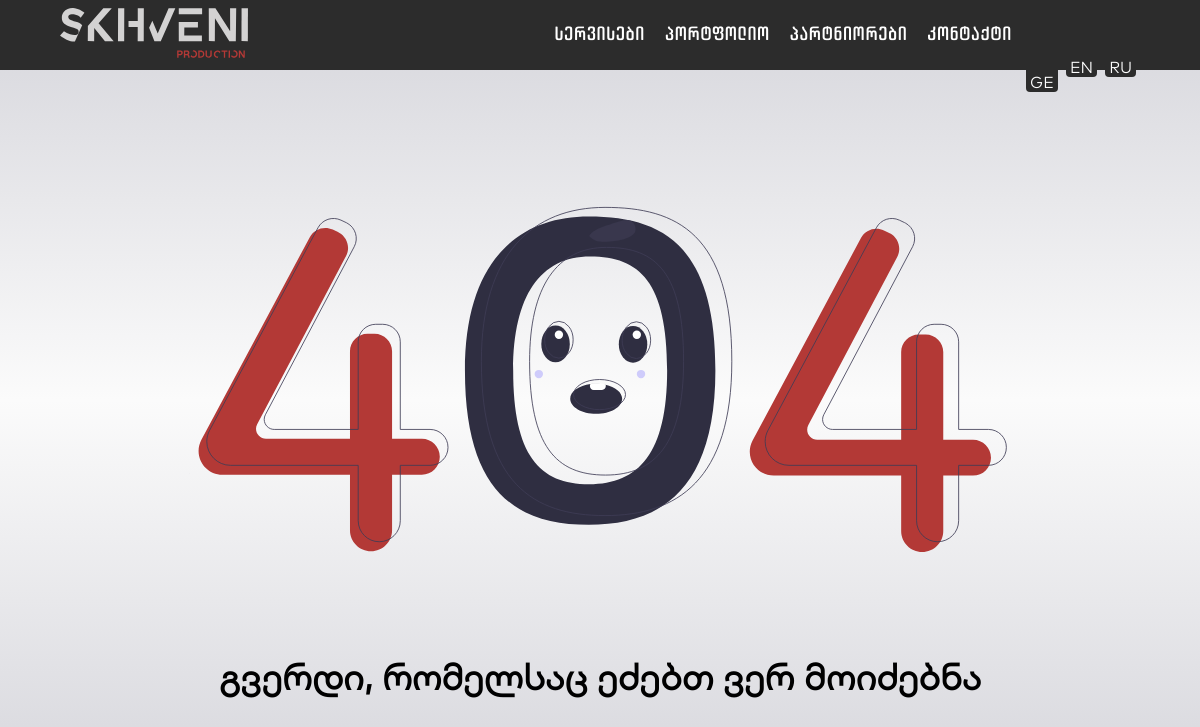
Page /index.php/home/notfound on the committed database.
### tables this page shows
CREATE TABLE IF NOT EXISTS `siteparams` (
  `id` int(11) NOT NULL AUTO_INCREMENT,
  `title` varchar(250) NOT NULL,
  `text_ge` varchar(250) DEFAULT NULL,
  `text_en` varchar(250) DEFAULT NULL,
  `text_ru` varchar(250) DEFAULT NULL,
  PRIMARY KEY (`id`)
);

### application/controllers/Home.php (called while the page is built, shortened)
<?php
class Home extends CI_Controller {
	public function notfound()
	{
		$this->load->helper(array('cookie'));
		$this->load->model('siteparam');
		if (get_cookie('lang') && (get_cookie('lang') == 'georgian' || get_cookie('lang') == 'russian' || get_cookie('lang') == 'english')){
			$this->session->set_userdata('lang', get_cookie('lang'));
			$this->lang->load('home', $this->session->userdata('lang'));
		}else if($this->session->userdata('lang')){
			$this->lang->load('home', $this->session->userdata('lang'));
		}else{
			$this->session->set_userdata('lang', 'georgian');
			$this->lang->load('home', 'georgian');
		}
		$data['lang'] = substr($this->session->userdata('lang'),0,2);
		$data['siteTexts'] = $this->siteparam->getArraySitetexts();
		$this->load->view('404', $data);
	}
}

### index.php (called while the page is built, shortened)
<?php
require_once BASEPATH.'core/CodeIgniter.php';

### application/language/georgian/home_lang.php (called while the page is built)
<?php
$lang['ADDRESS'] = 'მისამართი';
$lang['PHONE'] = 'ტელეფონი';
$lang['CONTACT_US'] = 'დაგვიკავშირდით';
$lang['NAME'] = 'სახელი, გვარი';
$lang['EMAIL'] = 'Email';
$lang['MESSAGE'] = 'შეტყობინება';
$lang['SEND_MESSAGE'] = 'შეტყობინების გაგზავნა';
$lang['VISIT_WEBSITE'] = 'საიტზე გადასვლა';
$lang['NOT_FOUND'] = 'გვერდი, რომელსაც ეძებთ ვერ მოიძებნა';

### application/models/Siteparam.php (called while the page is built, shortened)
<?php
class siteparam extends CI_Model
{
	public function getArraySitetexts(){
      return $this->db->select('*')->from('siteparams')->get()->result_array();
	}
}

### application/views/404.php (the view, shortened to what this page needs)
<!DOCTYPE html>
<html lang="en">
   <head>
      <link rel="stylesheet" href="<?= base_url('assets/css/aos.css');?>">
      <link rel="stylesheet" href="<?= base_url('assets/css/slick.css');?>">
      <link rel="stylesheet" href="<?= base_url('assets/css/venobox.min.css');?>">
      <link rel="stylesheet" href="<?= base_url('assets/css/boxicons.min.css');?>">
      <link rel="stylesheet" href="<?= base_url('assets/css/icofont.min.css');?>">
      <link rel="stylesheet" href="<?= base_url('assets/css/progres-bar.css');?>">
      <link rel="stylesheet" href="<?= base_url('assets/css/style.css');?>" >
      <link rel="stylesheet" href="<?= base_url('assets/css/mediaqueries.css');?>" >
   </head>
   <body class="<?php echo $lang=='ru'?'ru-font-reg':' geo-en-font-reg'; ?> ">
      <header class="header">
         <nav class="navigation">
            <div class="nav-logo"> <a href="<?= base_url('/');?>"> <img src="<?= base_url('assets/images/logo.svg');?>" alt="sxveni logo" height="50px" /> </a></div>
            <ul class="nav-menu <?php echo $lang=='ru'?'':'geo-en-font-cap';?>">
               <li><a href="#services"><?php echo $siteTexts[0]['text_'.$lang];?></a></li>
               <li><a href="#portfolio"><?php echo $siteTexts[1]['text_'.$lang];?></a></li>
               <li><a href="#partners"><?php echo $siteTexts[2]['text_'.$lang];?></a></li>
               <li><a href="#contact"><?php echo $siteTexts[3]['text_'.$lang];?></a></li>
            </ul>
            <ul class="lang-bar">
               <a href="<?= base_url('home/ge');?>"><li class="<?php echo $lang=='ge'?' active':'';?>">GE</li></a>
               <a href="<?= base_url('home/en');?>"><li class="<?php echo $lang=='en'?' active':'';?>">EN</li></a>
               <a href="<?= base_url('home/ru');?>"><li class="<?php echo $lang=='ru'?' active':'';?>">RU</li></a>
            </ul>
         </nav>
      </header>
      <div id="page-head" style="display:flex; flex-direction:column;align-items:center; justify-content:center; height:100vh; width:100vw">
         <img src="<?= base_url('assets/images/404.svg');?>" style="width:90%; max-width:900px">
         <h2><?php echo $this->lang->line('NOT_FOUND');?></h2>
      </div>
   </body>
</html>

### assets/css/progres-bar.css (style rules this page uses)
*, *:after, *:before { box-sizing : border-box; -webkit-box-sizing : border-box; -moz-box-sizing : border-box; -webkit-font-smoothing : antialiased; -moz-font-smoothing : antialiased; -o-font-smoothing : antialiased; font-smoothing : antialiased; text-rendering : optimizeLegibility; }

### assets/css/style.css (style rules this page uses)
html, body, div, span, applet, object, iframe, p, blockquote, pre, a, abbr, acronym, address, big, cite, code, del, dfn, em, img, ins, kbd, q, s, samp, small, strike, strong, sub, sup, tt, var, b, u, i, center, dl, dt, dd, ol, ul, li, fieldset, form, label, legend, table, caption, tbody, tfoot, thead, tr, th, td, article, aside, canvas, details, embed, figure, figcaption, footer, header, hgroup, menu, nav, output, ruby, section, summary, time, mark, audio, video { margin: 0; padding: 0; border: 0; font-size: 100%; font: inherit; vertical-align: baseline; }
article, aside, details, figcaption, figure, footer, header, hgroup, menu, nav, section { display: block; }
* { -webkit-box-sizing: border-box; box-sizing: border-box; }
body { margin: 0; padding: 0; color: #000000; background: #ffffff; }
.geo-en-font-reg { font-family: MarkGEO-Regular; }
.geo-en-font-cap { font-family: archyedt-bold; letter-spacing:1.1px; }
a { text-decoration: none; }
.header { position: fixed; z-index: 5; width: 100%; height: 70px; }
nav.navigation { position: relative; height: 50px; background-color: #2c2c2c; z-index: 5; display: flex; height: 100%; }
nav ol, nav ul { list-style: none; }
.nav-logo { float: left; display: flex; align-items: center; margin-left: 10%; }
ul.nav-menu, ul.nav-menu li, ul.nav-menu li a { float: left; background-color: #2c2c2c; }
ul.nav-menu { padding-left: 10px; margin-left: auto; }
ul.nav-menu li a { padding: 0 10px; color: #ffffff; font-size: 1.2rem; text-decoration: none; -webkit-transition-duration: 0.3s; -o-transition-duration: 0.3s; transition-duration: 0.3s; }
.lang-bar { cursor: pointer; margin-right: 5%; display: flex; align-items: stretch; }
.lang-bar li { margin-top: auto; padding: 55px 4px 0px 4px; background-color: #2c2c2c; border-bottom-left-radius: 4px; border-bottom-right-radius: 4px; margin-left:4px; margin-right:4px; color:#FEFEFE; transition:.3s; }
.lang-bar li:hover, .lang-bar li.active { padding-top: 70px; }
#page-head { height: 600px; background: rgb(213, 213, 219); background: linear-gradient(0deg, rgba(213, 213, 219, 1) 0%, rgba(250, 250, 250, .8) 50%, rgba(213, 213, 219, 1) 100%); display: flex; flex-direction: row; align-items: stretch; padding-top: 60px; }
h2 { text-align: center; font-size: 36px; }

### assets/css/mediaqueries.css (style rules this page uses)
@media (min-width: 992px) { .nav-logo { margin-left: 5%; } }
@media (min-width: 992px) { nav ol, nav ul { list-style: none; display: flex; align-items: center; } }

### rows in the picture
siteparams: text_ge "სერვისები"
siteparams: text_ge "პორტფოლიო"
siteparams: text_ge "პარტნიორები"
siteparams: text_ge "კონტაქტი"

### other values in the picture
$this->lang->line('NOT_FOUND') "გვერდი, რომელსაც ეძებთ ვერ მოიძებნა"
